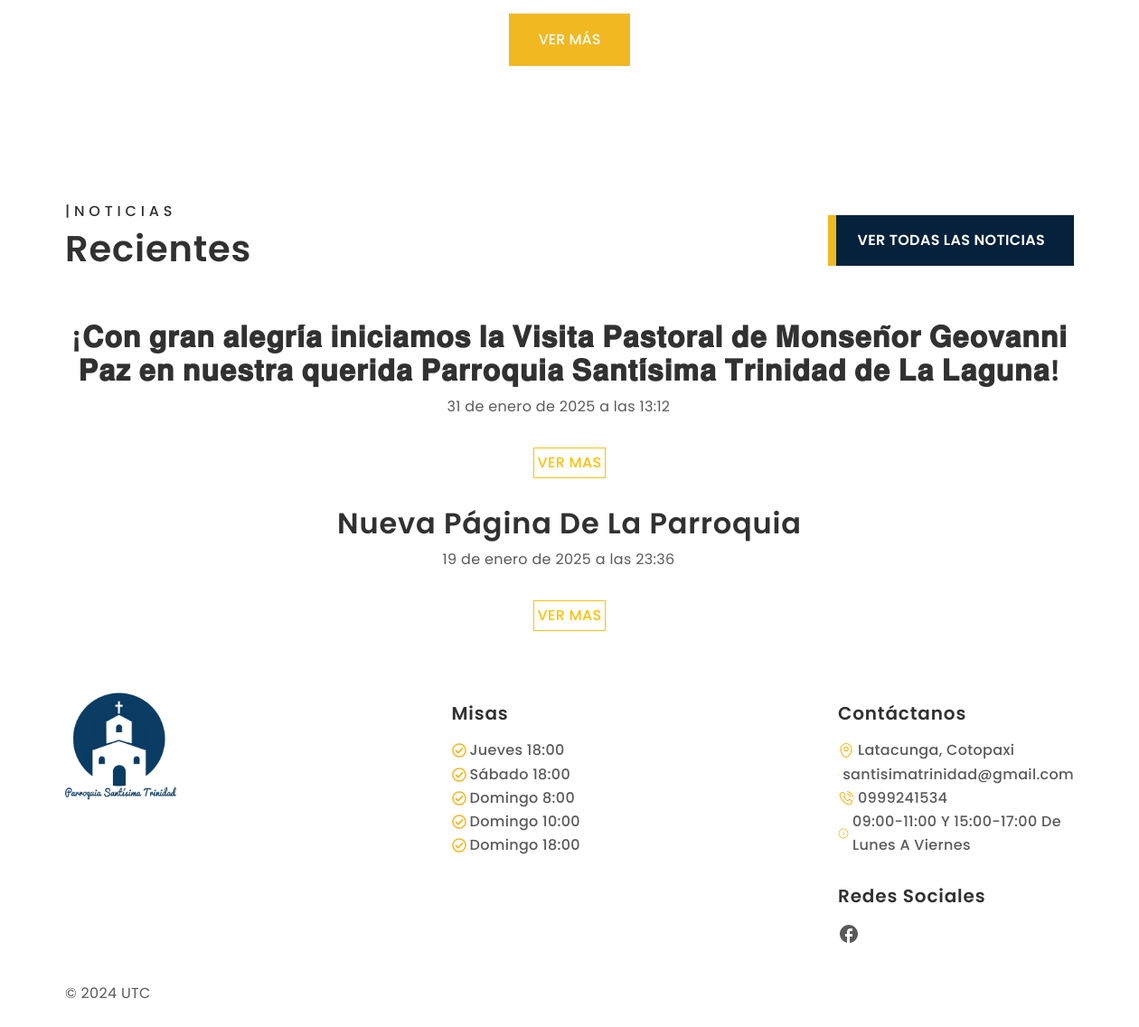
The app's page / (lower part), older data.
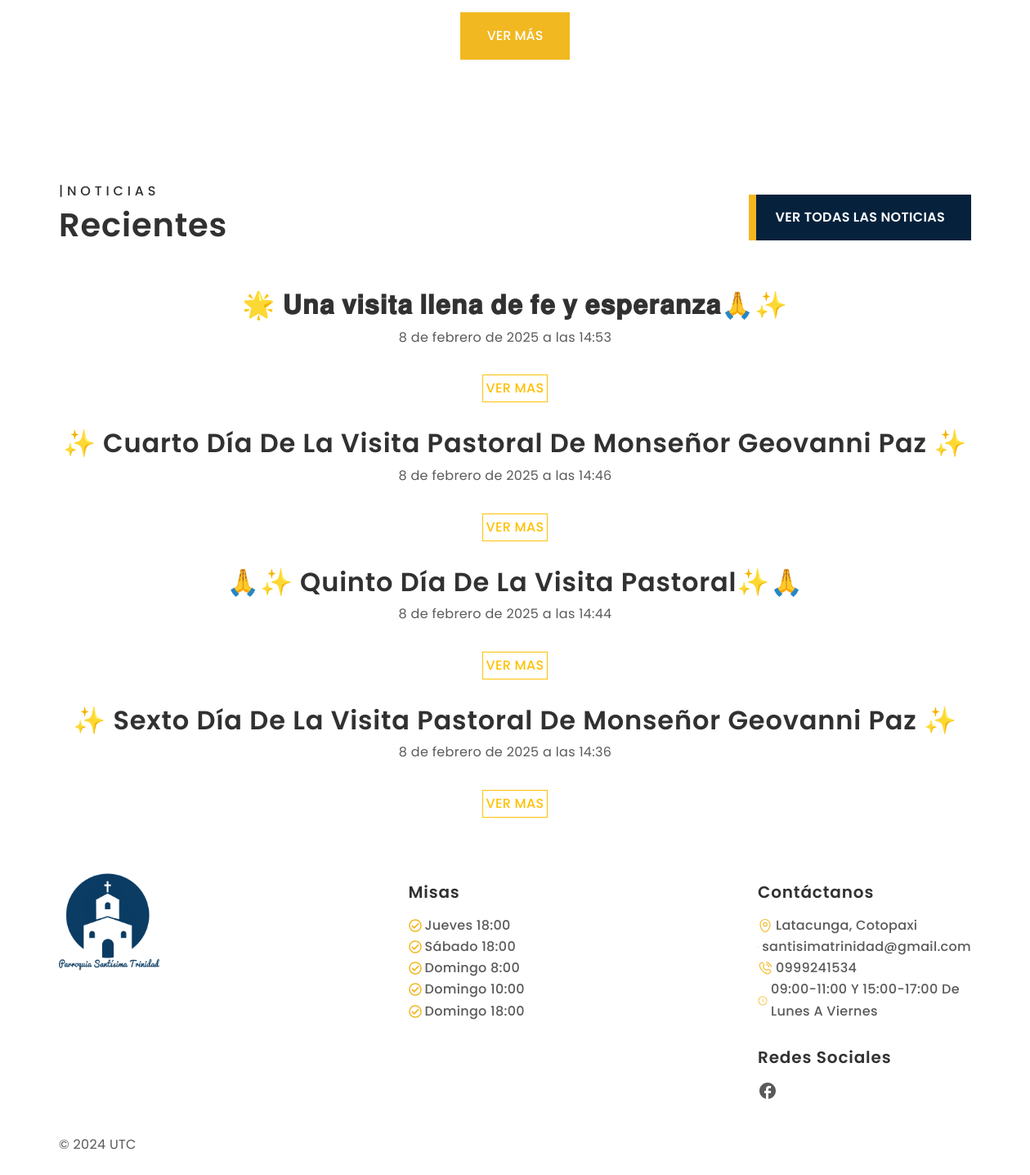
The same page, newer data.
### Apps/web/models.py (models this page shows, shortened)
class Noticia(models.Model):
    id = models.AutoField(primary_key=True)
    titulo = models.CharField(max_length=100)
    contenido = models.TextField()
    fecha = models.DateTimeField(auto_now_add=True)
    autor = models.ForeignKey(User, on_delete=models.DO_NOTHING)

### Apps/web/views.py (the view)
# urls.py: path('', views.index ),
def index(request):
    context = {
        'noticias': Noticia.objects.all().order_by('-fecha')[:4]
    }
    return render(request, 'index.html', context)

### Apps/web/templates/index.html (shortened to what this page needs)
{% extends 'base.html' %}
{% load static %}
{% block body %}
<section id="brands" class="padding-small">
  <div class="container">
    <div class="row">
      <div class="col my-4 text-center">
        <button class="btn btn-primary" data-bs-toggle="modal" data-bs-target="#modalLuis">Ver más</button>
      </div>
    </div>
  </div>
</section>
<section id="blog">
  <div class="container">
    <div class="d-flex justify-content-between align-items-center">
      <div>
        <h6><span class="text">|</span>Noticias</h6>
        <h3 class="display-6 fw-semibold">Recientes</h3>
      </div>
      <div>
        <a href="/news/" class="btn btn-primary btn-slide hover-slide-right">
          <span>Ver Todas las noticias</span>
        </a>
      </div>
    </div>
    <div class="row mt-5" id="noticias">
      <div class="container">
        {% for n in noticias %}
        <div class=" row text-center mb-3">
          <h2>{{n.titulo}}</h2>
          <div class="row text-center">
            <p>{{n.fecha}}</p>
          </div>
          <div class="container d-flex justify-content-center mt-3 mb-3">
            <a href="/new/{{n.id}}" class="btn btn-outline-warning p-1">Ver mas</a>
          </div>
        </div>
        {% endfor %}
      </div>
    </div>
  </div>
</section>
{% endblock %}

Row changes from the older to the newer data that the page shows:
no longer on this page (row unchanged): Noticia: titulo "¡𝐂𝐨𝐧 𝐠𝐫𝐚𝐧 𝐚𝐥𝐞𝐠𝐫𝐢́𝐚 𝐢𝐧𝐢𝐜𝐢𝐚𝐦𝐨𝐬 𝐥𝐚 𝐕𝐢𝐬𝐢𝐭𝐚 𝐏𝐚𝐬𝐭𝐨𝐫𝐚𝐥 𝐝𝐞 𝐌𝐨𝐧𝐬𝐞𝐧̃𝐨𝐫 𝐆𝐞𝐨𝐯𝐚𝐧𝐧𝐢 𝐏𝐚𝐳 𝐞𝐧 𝐧𝐮𝐞𝐬𝐭𝐫𝐚 𝐪𝐮𝐞𝐫𝐢𝐝𝐚 𝐏𝐚𝐫𝐫𝐨𝐪𝐮𝐢𝐚 𝐒𝐚𝐧𝐭𝐢́𝐬𝐢𝐦𝐚 𝐓𝐫𝐢𝐧𝐢𝐝𝐚𝐝 𝐝𝐞 𝐋𝐚 𝐋𝐚𝐠𝐮𝐧𝐚!", fecha "31 de enero de 2025 a las 13:12"
no longer on this page (row unchanged): Noticia: titulo "Nueva Página De La Parroquia", fecha "19 de enero de 2025 a las 23:36"
added Noticia: titulo "🌟 𝐔𝐧𝐚 𝐯𝐢𝐬𝐢𝐭𝐚 𝐥𝐥𝐞𝐧𝐚 𝐝𝐞 𝐟𝐞 𝐲 𝐞𝐬𝐩𝐞𝐫𝐚𝐧𝐳𝐚🙏✨", fecha "8 de febrero de 2025 a las 14:53"
added Noticia: titulo "✨ Cuarto Día De La Visita Pastoral De Monseñor Geovanni Paz ✨", fecha "8 de febrero de 2025 a las 14:46"
added Noticia: titulo "🙏✨ Quinto Día De La Visita Pastoral✨🙏", fecha "8 de febrero de 2025 a las 14:44"
added Noticia: titulo "✨ Sexto Día De La Visita Pastoral De Monseñor Geovanni Paz ✨", fecha "8 de febrero de 2025 a las 14:36"
